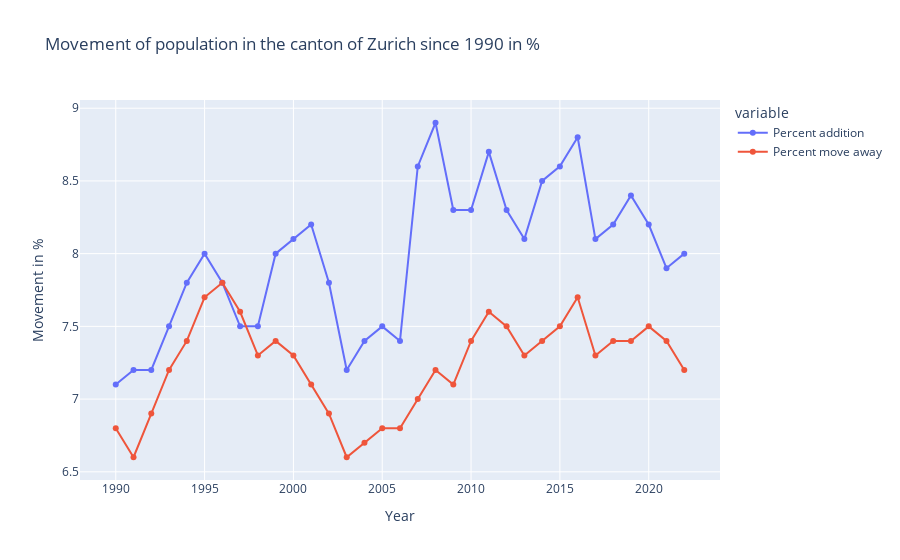

Here is the notebook cell this chart was saved with:
### Code cell
import pandas as pd
import plotly.express as px

df = pd.read_csv('/Users/carlopederiva/Downloads/book10.csv')

fig = px.line(df, x='Year', y= ['Percent addition', 'Percent move away'] , title='Movement of population in the canton of Zurich since 1990 in %',color='variable', markers=True)
fig.update_layout(
    yaxis=dict(
        title='Movement in %',     
    ))

### Figure 1 — Plotly figure (JSON) as saved in the notebook; plotly's stock layout.template omitted (floating-point values rounded to 4 significant figures)
{"data": [{"hovertemplate": "variable=Percent addition<br>Year=%{x}<br>value=%{y}<extra></extra>", "legendgroup": "Percent addition", "line": {"color": "#636efa", "dash": "solid"}, "marker": {"symbol": "circle"}, "mode": "lines+markers", "name": "Percent addition", "orientation": "v", "showlegend": true, "type": "scatter", "x": [1990, 1991, 1992, 1993, 1994, 1995, 1996, 1997, 1998, 1999, 2000, 2001, 2002, 2003, 2004, 2005, 2006, 2007, 2008, 2009, 2010, 2011, 2012, 2013, 2014, 2015, 2016, 2017, 2018, 2019, 2020, 2021, 2022], "xaxis": "x", "y": [7.1, 7.2, 7.2, 7.5, 7.8, 8, 7.8, 7.5, 7.5, 8, 8.1, 8.2, 7.8, 7.2, 7.4, 7.5, 7.4, 8.6, 8.9, 8.3, 8.3, 8.7, 8.3, 8.1, 8.5, 8.6, 8.8, 8.1, 8.2, 8.4, 8.2, 7.9, 8], "yaxis": "y"}, {"hovertemplate": "variable=Percent move away<br>Year=%{x}<br>value=%{y}<extra></extra>", "legendgroup": "Percent move away", "line": {"color": "#EF553B", "dash": "solid"}, "marker": {"symbol": "circle"}, "mode": "lines+markers", "name": "Percent move away", "orientation": "v", "showlegend": true, "type": "scatter", "x": [1990, 1991, 1992, 1993, 1994, 1995, 1996, 1997, 1998, 1999, 2000, 2001, 2002, 2003, 2004, 2005, 2006, 2007, 2008, 2009, 2010, 2011, 2012, 2013, 2014, 2015, 2016, 2017, 2018, 2019, 2020, 2021, 2022], "xaxis": "x", "y": [6.8, 6.6, 6.9, 7.2, 7.4, 7.7, 7.8, 7.6, 7.3, 7.4, 7.3, 7.1, 6.9, 6.6, 6.7, 6.8, 6.8, 7, 7.2, 7.1, 7.4, 7.6, 7.5, 7.3, 7.4, 7.5, 7.7, 7.3, 7.4, 7.4, 7.5, 7.4, 7.2], "yaxis": "y"}], "layout": {"legend": {"title": {"text": "variable"}, "tracegroupgap": 0}, "title": {"text": "Movement of population in the canton of Zurich since 1990 in %"}, "xaxis": {"anchor": "y", "domain": [0, 1], "title": {"text": "Year"}}, "yaxis": {"anchor": "x", "domain": [0, 1], "title": {"text": "Movement in %"}}}}
